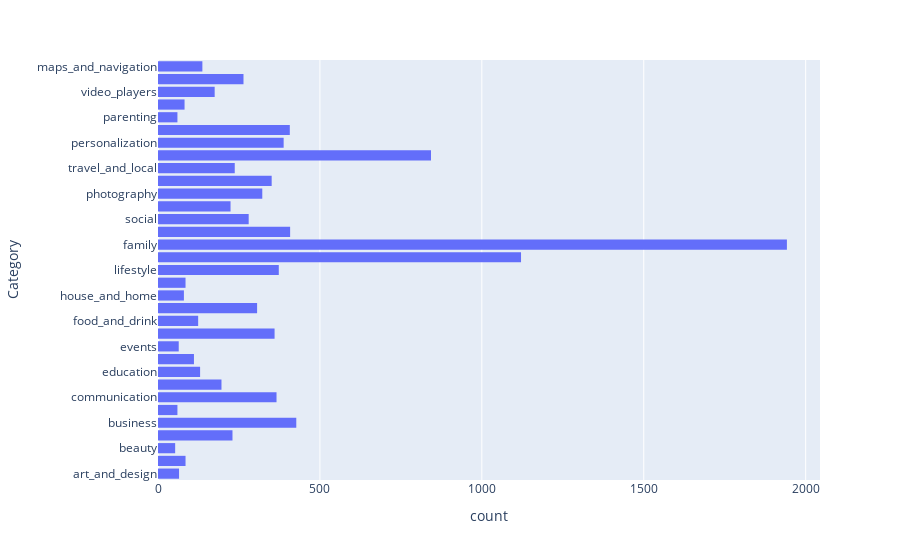

Notebook code cell kept with this figure:
### Code cell
px.histogram(df,y='Category')

### Figure 1 — Plotly figure (JSON) as saved in the notebook; plotly's stock layout.template omitted (floating-point values rounded to 4 significant figures; data arrays with more than 128 entries replaced by an {"elided": "..."} marker saying what was removed)
{"data": [{"alignmentgroup": "True", "bingroup": "y", "hovertemplate": "count=%{x}<br>Category=%{y}<extra></extra>", "legendgroup": "", "marker": {"color": "#636efa", "pattern": {"shape": ""}}, "name": "", "offsetgroup": "", "orientation": "h", "showlegend": false, "type": "histogram", "xaxis": "x", "y": {"elided": "10356 str values"}, "yaxis": "y"}], "layout": {"barmode": "relative", "legend": {"tracegroupgap": 0}, "margin": {"t": 60}, "xaxis": {"anchor": "y", "domain": [0, 1], "title": {"text": "count"}}, "yaxis": {"anchor": "x", "domain": [0, 1], "title": {"text": "Category"}}}}
